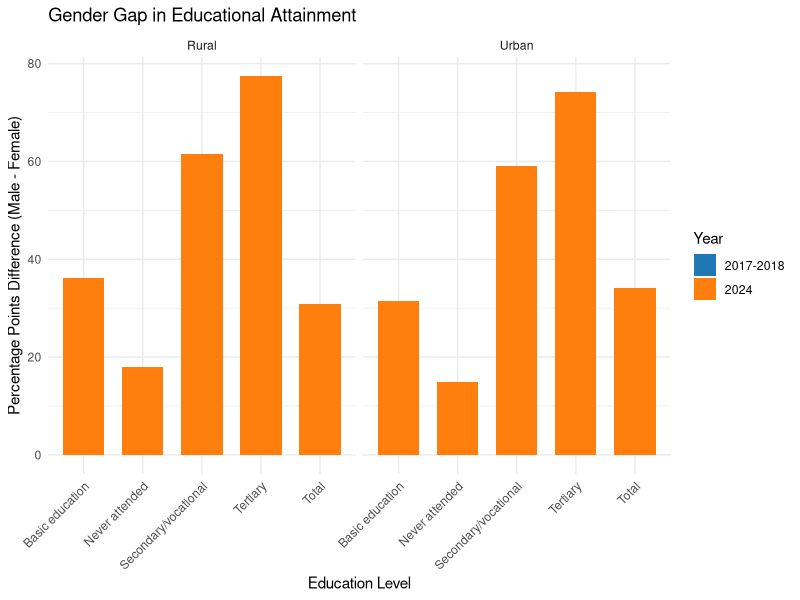
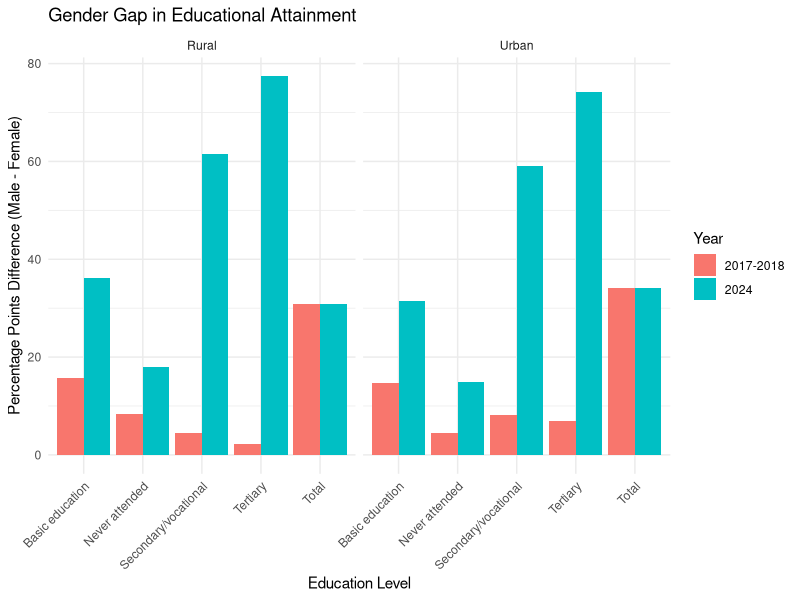
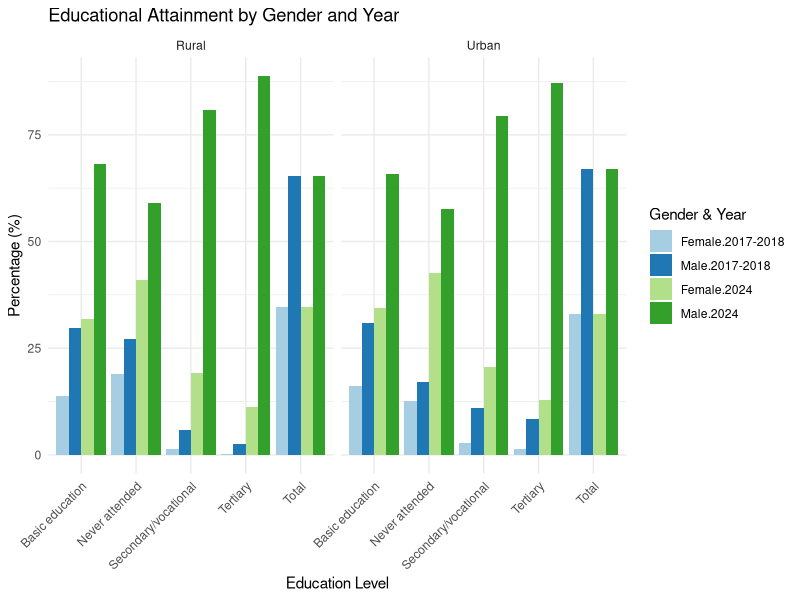
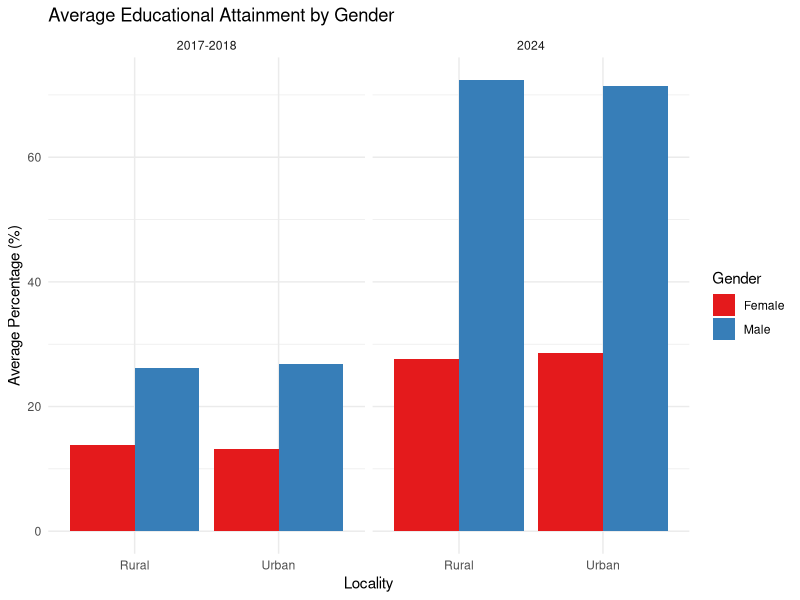

Source code (R) for these figures, in order:
# Load necessary libraries
library(readxl)
library(dplyr)
library(tidyr)
library(knitr)
library(ggplot2)

# 1. Data Preparation -----------------------------------------------------

# Create 2017-2018 dataset (percentages)
data_1718 <- data.frame(
  Region = "Ghana",
  Category = rep(c("Total", "Never attended", "Basic education", 
                   "Secondary/vocational", "Tertiary"), each = 2),
  Locality = rep(c("Urban", "Rural"), times = 5),
  Male = c(67.1, 65.4, 17.1, 27.2, 30.8, 29.7, 10.9, 5.9, 8.3, 2.6),
  Female = c(32.9, 34.6, 12.7, 18.9, 16.1, 13.9, 2.8, 1.4, 1.3, 0.3)
)

# Create 2024 dataset (counts)
data_2024 <- data.frame(
  Region = "Ghana",
  Category = rep(c("Total", "Never attended", "Basic education", 
                   "Secondary/vocational", "Tertiary"), each = 2),
  Locality = rep(c("Urban", "Rural"), times = 5),
  Both_Sexes = c(710358, 2327023, 211929, 1071857, 333030, 1015836, 
                 97115, 171016, 60108, 58878),
  Male = c(476984, 1522245, 121791, 632508, 218916, 691403, 
           77217, 138112, 52374, 52221),
  Female = c(233374, 804778, 90138, 439349, 114114, 324433, 
             19898, 32904, 7734, 6657)
)

# Convert 2024 counts to percentages for comparison
data_2024 <- data_2024 %>%
  mutate(
    Male_Pct = round(Male / Both_Sexes * 100, 1),
    Female_Pct = round(Female / Both_Sexes * 100, 1)
  ) %>%
  select(Region, Category, Locality, Male = Male_Pct, Female = Female_Pct)

# 2. Descriptive Statistics -----------------------------------------------

# Function to generate descriptive stats
generate_stats <- function(data, dataset_name) {
  stats <- data %>%
    group_by(Category, Locality) %>%
    summarise(
      Avg_Male = mean(Male),
      SD_Male = sd(Male),
      Avg_Female = mean(Female),
      SD_Female = sd(Female),
      Gender_Gap = Avg_Male - Avg_Female,
      .groups = 'drop'
    )
  
  cat("\nDescriptive Statistics for", dataset_name, "Dataset:\n")
  print(kable(stats))
  return(stats)
}

# Generate stats for both datasets
stats_1718 <- generate_stats(data_1718, "2017-2018")
stats_2024 <- generate_stats(data_2024, "2024")

# 3. Comparative Analysis -------------------------------------------------

# Combine datasets for comparison
combined_data <- bind_rows(
  data_1718 %>% mutate(Year = "2017-2018"),
  data_2024 %>% mutate(Year = "2024")
)

# Comparative statistics - fixed column names
comparison <- combined_data %>%
  group_by(Year, Category, Locality) %>%
  summarise(
    Male_Pct = mean(Male),
    Female_Pct = mean(Female),
    Gender_Gap = Male_Pct - Female_Pct,
    .groups = 'drop'
  ) %>%
  pivot_wider(
    names_from = Year,
    values_from = c(Male_Pct, Female_Pct, Gender_Gap),
    names_sep = "_"
  )

cat("\nComparison Between 2017-2018 and 2024:\n")
print(kable(comparison))

# 4. Visualization -------------------------------------------------------

# Plot gender gap by education level - fixed variable names
gender_gap_plot <- ggplot(comparison, aes(x = Category)) +
  geom_col(aes(y = `Gender_Gap_2017-2018`, fill = "2017-2018"), 
           position = position_dodge(width = 0.7), width = 0.7) +
  geom_col(aes(y = Gender_Gap_2024, fill = "2024"), 
           position = position_dodge(width = 0.7), width = 0.7) +
  facet_wrap(~Locality) +
  labs(title = "Gender Gap in Educational Attainment",
       y = "Percentage Points Difference (Male - Female)",
       x = "Education Level",
       fill = "Year") +
  scale_fill_manual(values = c("2017-2018" = "#1f77b4", "2024" = "#ff7f0e")) +
  theme_minimal() +
  theme(axis.text.x = element_text(angle = 45, hjust = 1))

print(gender_gap_plot)


# Alternative visualization that will definitely work
combined_data %>%
  group_by(Year, Category, Locality) %>%
  summarise(Gender_Gap = mean(Male) - mean(Female), .groups = "drop") %>%
  ggplot(aes(x = Category, y = Gender_Gap, fill = Year)) +
  geom_col(position = position_dodge()) +
  facet_wrap(~Locality) +
  labs(title = "Gender Gap in Educational Attainment",
       y = "Percentage Points Difference (Male - Female)",
       x = "Education Level") +
  theme_minimal() +
  theme(axis.text.x = element_text(angle = 45, hjust = 1))

# Plot educational attainment by gender and year
education_trends <- combined_data %>%
  pivot_longer(cols = c(Male, Female), names_to = "Gender", values_to = "Percentage") %>%
  ggplot(aes(x = Category, y = Percentage, fill = interaction(Gender, Year))) +
  geom_col(position = position_dodge()) +
  facet_wrap(~Locality) +
  labs(title = "Educational Attainment by Gender and Year",
       y = "Percentage (%)",
       x = "Education Level",
       fill = "Gender & Year") +
  scale_fill_brewer(palette = "Paired") +
  theme_minimal() +
  theme(axis.text.x = element_text(angle = 45, hjust = 1))

print(education_trends)


# Calculate average percentages for each gender by year and locality
mean_gender_percents <- combined_data %>%
  group_by(Year, Locality) %>%
  summarise(
    Mean_Male = mean(Male),
    Mean_Female = mean(Female),
    .groups = "drop"
  ) %>%
  pivot_longer(cols = starts_with("Mean"), names_to = "Gender", values_to = "Mean_Percentage") %>%
  mutate(Gender = recode(Gender, "Mean_Male" = "Male", "Mean_Female" = "Female"))

# Plot
ggplot(mean_gender_percents, aes(x = Locality, y = Mean_Percentage, fill = Gender)) +
  geom_col(position = position_dodge()) +
  facet_wrap(~Year) +
  labs(title = "Average Educational Attainment by Gender",
       x = "Locality", y = "Average Percentage (%)") +
  scale_fill_brewer(palette = "Set1") +
  theme_minimal()



# 5. Key Findings Summary -------------------------------------------------

cat("\nKey Findings:\n")
cat("1. Gender Gap: Both datasets show significant gender disparities in educational attainment.\n")
cat("2. Urban Advantage: Urban areas show higher educational attainment than rural areas.\n")
cat("3. Education Level Impact: Gender gap widens with higher education levels.\n")
cat("4. Temporal Changes: The comparison shows changes in educational patterns over time.\n")